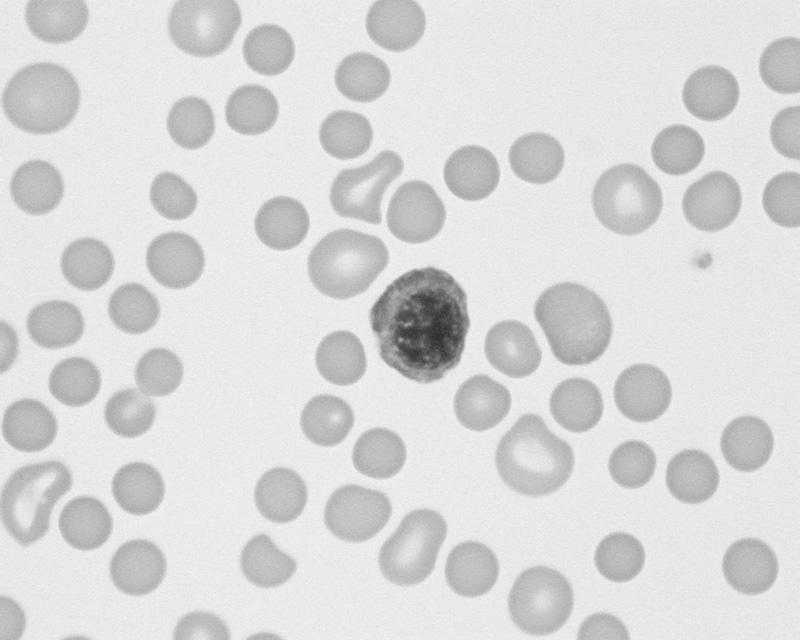
%> input picture grayBaru.jpg, 800 x 640 px
$ octave praUtsa.m   (GNU Octave 9; MATLAB toolbox functions it lacks are replaced by stand-ins)
%> lines starting %> are read from the running program, lines starting %| are printed output that depends on the picture
B = imread('grayBaru.jpg');
%> B is the input picture: size 640x800 uint8; min 45, max 247, mean 217.6

[row, col] = size(B);
%> row = 640; col = 800

Gx = zeros(row,col);
Gy = zeros(row,col);
G = zeros(row,col);

sx = (1/8)*[-1 0 1;-2 0 2; -1 0 1];
sy = (1/8)*[1 2 1; 0 0 0; -1 -2 -1];

Gx = conv2(double(B), sx, 'same');
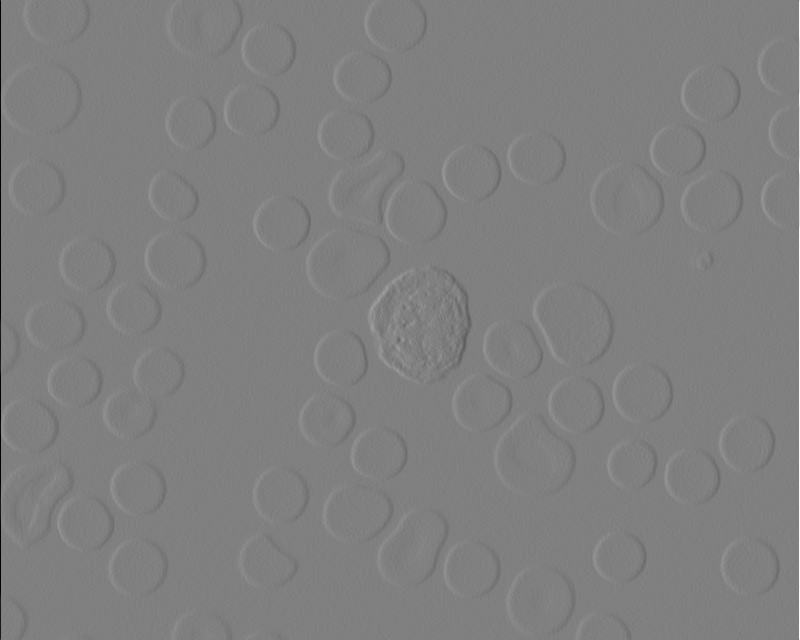
%> Gx: size 640x800 double; min -118.5, max 117.5, mean 0; drawn with min black and max white
Gy = conv2(double(B), sy, 'same');
absGx = uint8(abs(Gx));
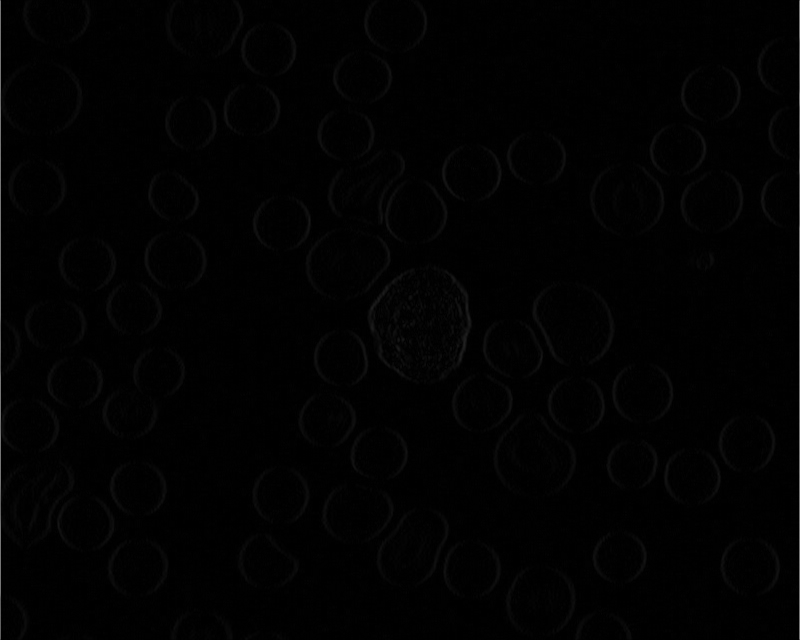
%> absGx: size 640x800 uint8; min 0, max 119, mean 1.7
absGy = uint8(abs(Gy));

Gx = uint8(Gx);
%> Gx: size 640x800 uint8
Gy = uint8(Gy);
%> Gy: size 640x800 uint8
G = absGx + absGy;

imwrite(G, 'TepiSobel.jpg');
subplot(1,2,1), imshow(Gx),  title('Gx'), subplot(1,2,2), imshow(absGx), title('|Gx|');
figure;
subplot(1,2,1), imshow(Gy), title('Gy'), subplot(1,2,2), imshow(absGy), title('|Gy|');
figure;
subplot(1,2,1), imshow(B), title('binary'), subplot(1,2,2), imshow(G), title('Tepi/Edge');
